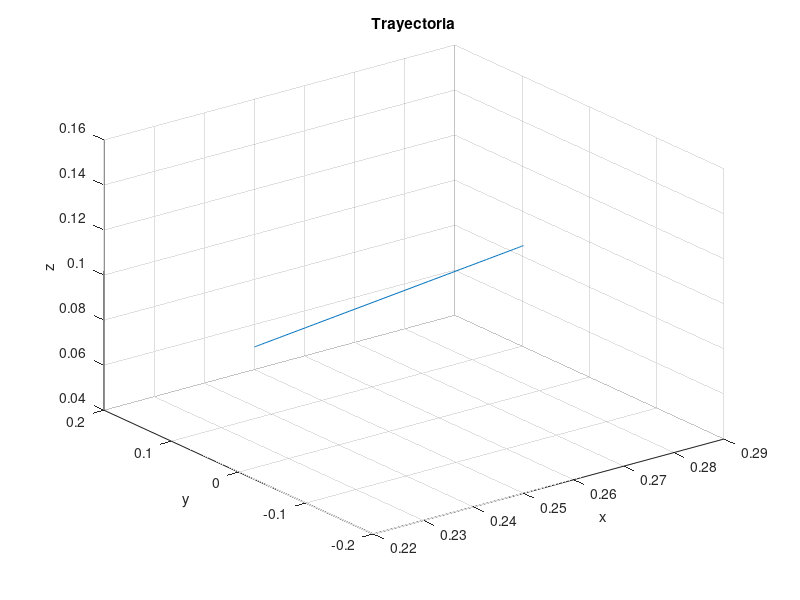

MATLAB code for this plot:
%trayectoria 

%Punto inicial
x_in = 0.25;
y_in = 0.20;
z_in = 0.05;

%Punto final
x_fin = 0.25;
y_fin = -0.20;
z_fin = 0.15;

%Definición de los parámetros de la trayectoria
t_total = 10;%s
t_in = 0.1; %S
t_sim = 0:t_in:t_total;

%Puntos de la trayectoria
xp = x_in+((10/t_total^3)*t_sim.^3-(15/t_total^4)*t_sim.^4+(6/t_total^5)*t_sim.^5)*(x_fin-x_in);
yp = y_in+((10/t_total^3)*t_sim.^3-(15/t_total^4)*t_sim.^4+(6/t_total^5)*t_sim.^5)*(y_fin-y_in);
zp = z_in+((10/t_total^3)*t_sim.^3-(15/t_total^4)*t_sim.^4+(6/t_total^5)*t_sim.^5)*(z_fin-z_in);

plot3(xp,yp,zp)
grid on
title('Trayectoria')
xlabel('x')
ylabel('y')
zlabel('z')


